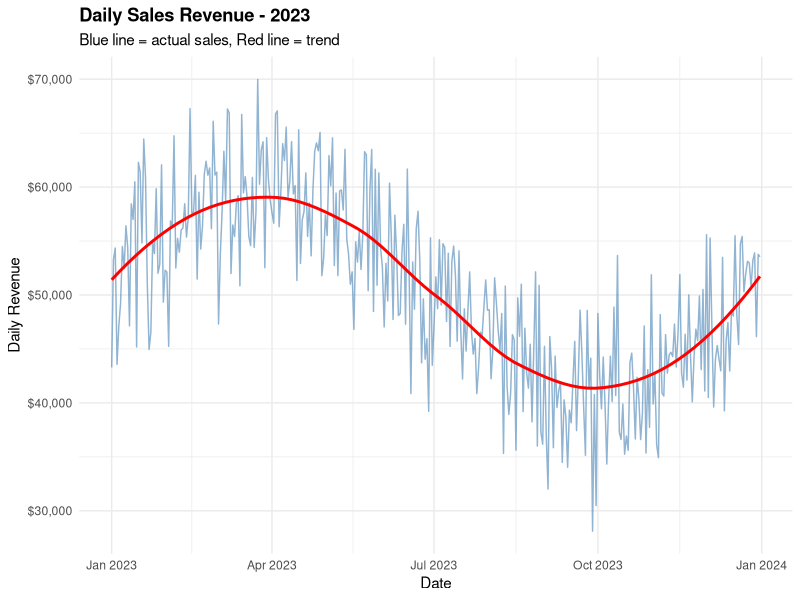
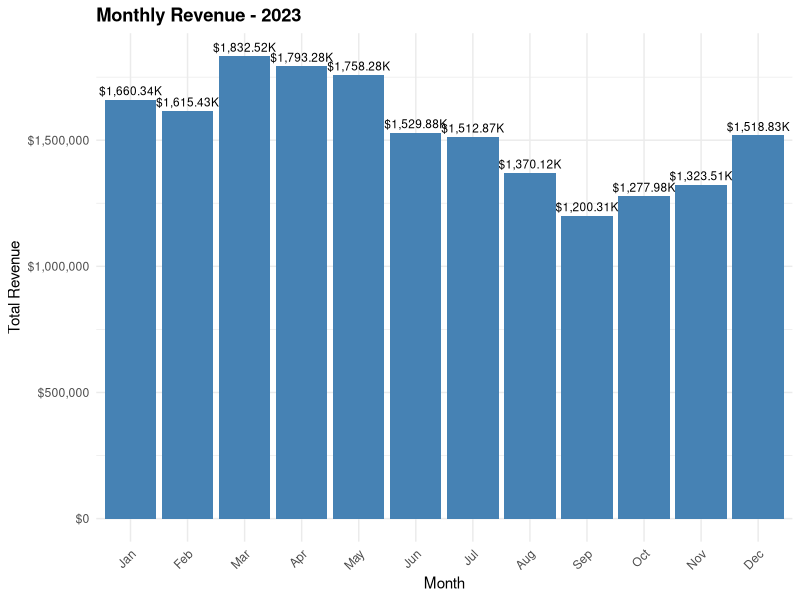
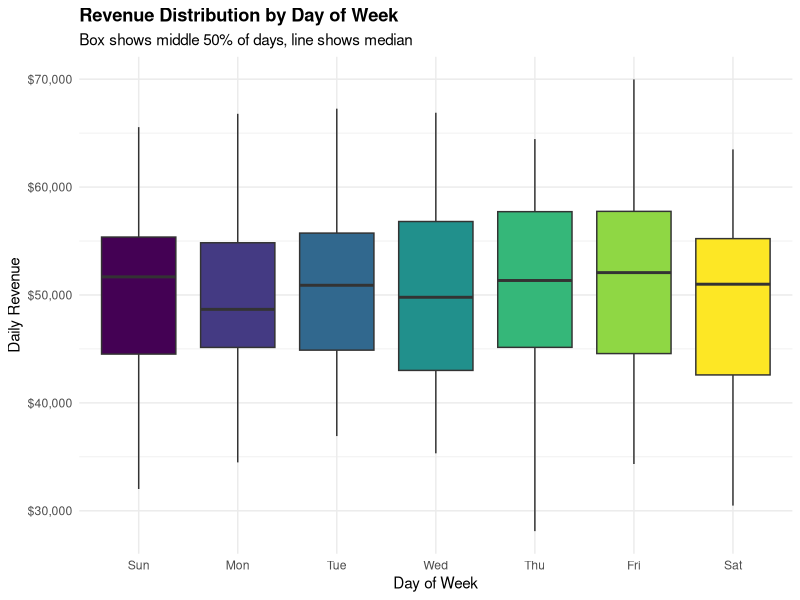
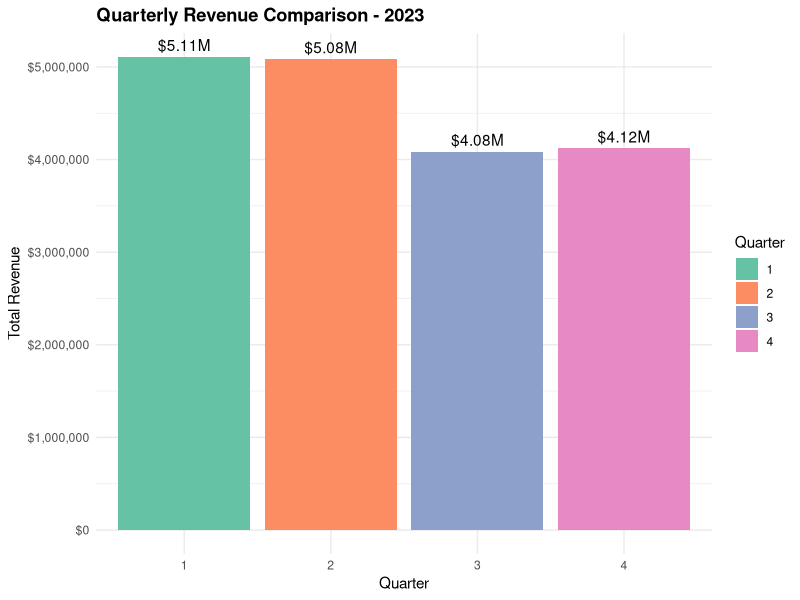
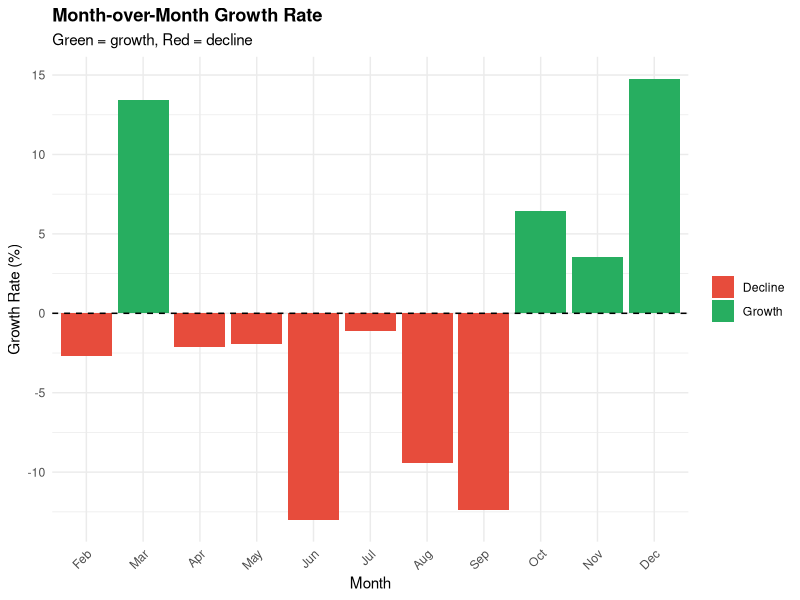

These figures' R source, in order:
# ========================================
# DAY 3: Time Series Visualization
# Sales Trend Analysis Over Time
# ========================================

# Load packages
library(tidyverse)
library(lubridate)  # For working with dates
library(scales)

# ========================================
# PART 1: CREATE TIME SERIES DATA
# ========================================

# WHY: We need dates to track trends over time
# WHAT: Create 365 days of sales data (1 year)

set.seed(456)

# Generate dates for entire year 2023
dates <- seq(from = as.Date("2023-01-01"), 
             to = as.Date("2023-12-31"), 
             by = "day")

# WHY seq(): Creates sequence of dates
# WHAT: Start Jan 1, end Dec 31, increment by 1 day

# Create daily sales data with seasonal pattern
daily_sales <- tibble(
  date = dates,
  # Base sales + seasonal pattern + random variation
  # WHY: Real sales have patterns (high in holidays) + randomness
  daily_revenue = 50000 + 
    10000 * sin(2 * pi * (as.numeric(date) - as.numeric(min(date))) / 365) +  # Seasonal wave
    rnorm(365, 0, 5000)  # Random daily variation
) %>%
  mutate(
    daily_revenue = pmax(daily_revenue, 20000),  # Ensure no negative sales
    # Extract time components from date
    # WHY: We analyze by month, quarter, day of week
    year = year(date),
    month = month(date, label = TRUE),  # Jan, Feb, Mar...
    month_num = month(date),
    quarter = quarter(date),
    day_of_week = wday(date, label = TRUE),  # Mon, Tue, Wed...
    week = week(date),
    day_of_month = day(date)
  )

# Check the data structure
glimpse(daily_sales)
head(daily_sales, 10)

# ========================================
# PART 2: AGGREGATE TO MONTHLY LEVEL
# ========================================

# WHY: Daily data is noisy; monthly shows clearer trends
# WHAT: Sum all daily sales within each month

monthly_sales <- daily_sales %>%
  group_by(year, month, month_num) %>%  # Group by month
  summarize(
    monthly_revenue = sum(daily_revenue),  # Total revenue per month
    avg_daily_revenue = mean(daily_revenue),  # Average per day
    days_in_month = n(),  # Count days
    .groups = "drop"
  ) %>%
  arrange(month_num)  # Sort chronologically

print("Monthly Sales Summary:")
print(monthly_sales)

# ========================================
# PART 3: VISUALIZATIONS
# ========================================

# VISUALIZATION 1: Daily Sales Time Series
# WHY: See daily fluctuations and overall trend
# WHAT: Line chart with all 365 days

plot_daily <- ggplot(daily_sales, aes(x = date, y = daily_revenue)) +
  geom_line(color = "steelblue", alpha = 0.6) +  # Line for trend
  # WHY alpha=0.6: Semi-transparent to see overlaps
  geom_smooth(method = "loess", color = "red", se = FALSE) +  # Smooth trend line
  # WHY geom_smooth: Shows underlying trend without noise
  # WHAT loess: Local regression, fits curve to data
  scale_y_continuous(labels = dollar_format()) +  # Format as dollars
  labs(
    title = "Daily Sales Revenue - 2023",
    subtitle = "Blue line = actual sales, Red line = trend",
    x = "Date",
    y = "Daily Revenue"
  ) +
  theme_minimal() +
  theme(plot.title = element_text(face = "bold"))

print(plot_daily)

# VISUALIZATION 2: Monthly Revenue Bar Chart
# WHY: Compare months easily
# WHAT: Bar chart showing total revenue per month

plot_monthly <- ggplot(monthly_sales, aes(x = month, y = monthly_revenue)) +
  geom_col(fill = "steelblue") +  # Bar chart
  # WHY geom_col: Use when you have exact values
  geom_text(aes(label = dollar(monthly_revenue, scale = 1e-3, suffix = "K")), 
            vjust = -0.5, size = 3) +  # Add labels on top
  # WHY geom_text: Shows exact values for clarity
  scale_y_continuous(labels = dollar_format()) +
  labs(
    title = "Monthly Revenue - 2023",
    x = "Month",
    y = "Total Revenue"
  ) +
  theme_minimal() +
  theme(
    plot.title = element_text(face = "bold"),
    axis.text.x = element_text(angle = 45, hjust = 1)
  )

print(plot_monthly)

# VISUALIZATION 3: Sales by Day of Week
# WHY: Identify weekly patterns (weekends vs weekdays)
# WHAT: Box plot showing distribution by day

plot_weekday <- daily_sales %>%
  ggplot(aes(x = day_of_week, y = daily_revenue, fill = day_of_week)) +
  geom_boxplot() +  # Box plot shows distribution
  # WHY boxplot: Shows median, quartiles, outliers
  # WHAT: Box = middle 50% of data, line = median, dots = outliers
  scale_y_continuous(labels = dollar_format()) +
  labs(
    title = "Revenue Distribution by Day of Week",
    subtitle = "Box shows middle 50% of days, line shows median",
    x = "Day of Week",
    y = "Daily Revenue"
  ) +
  theme_minimal() +
  theme(
    plot.title = element_text(face = "bold"),
    legend.position = "none"
  )

print(plot_weekday)

# VISUALIZATION 4: Quarter Comparison
# WHY: Compare business quarters (Q1, Q2, Q3, Q4)
# WHAT: Bar chart by quarter

quarterly_sales <- daily_sales %>%
  group_by(quarter) %>%
  summarize(
    total_revenue = sum(daily_revenue),
    avg_daily = mean(daily_revenue)
  )

plot_quarterly <- ggplot(quarterly_sales, aes(x = factor(quarter), y = total_revenue)) +
  geom_col(aes(fill = factor(quarter))) +
  geom_text(aes(label = dollar(total_revenue, scale = 1e-6, suffix = "M")), 
            vjust = -0.5) +
  scale_y_continuous(labels = dollar_format()) +
  scale_fill_brewer(palette = "Set2") +
  labs(
    title = "Quarterly Revenue Comparison - 2023",
    x = "Quarter",
    y = "Total Revenue",
    fill = "Quarter"
  ) +
  theme_minimal() +
  theme(plot.title = element_text(face = "bold"))

print(plot_quarterly)

# ========================================
# PART 4: TREND ANALYSIS
# ========================================

# Calculate month-over-month growth
# WHY: Track if business is growing or declining
# WHAT: Compare each month to previous month

monthly_growth <- monthly_sales %>%
  mutate(
    prev_month_revenue = lag(monthly_revenue),  # Previous month's value
    # WHY lag(): Shifts data down one row (gets previous value)
    mom_growth = monthly_revenue - prev_month_revenue,  # Absolute change
    mom_growth_pct = (mom_growth / prev_month_revenue) * 100  # Percentage change
  )

print("Month-over-Month Growth:")
print(monthly_growth %>% select(month, monthly_revenue, mom_growth_pct))

# VISUALIZATION 5: Growth Rate Chart
# WHY: Visualize which months grew vs declined
# WHAT: Bar chart with positive/negative colors

plot_growth <- monthly_growth %>%
  filter(!is.na(mom_growth_pct)) %>%  # Remove first month (no previous data)
  ggplot(aes(x = month, y = mom_growth_pct, fill = mom_growth_pct > 0)) +
  geom_col() +
  # WHY fill by positive/negative: Visual indicator of growth vs decline
  scale_fill_manual(values = c("TRUE" = "#27ae60", "FALSE" = "#e74c3c"),
                    labels = c("Decline", "Growth")) +
  geom_hline(yintercept = 0, linetype = "dashed") +  # Zero line
  labs(
    title = "Month-over-Month Growth Rate",
    subtitle = "Green = growth, Red = decline",
    x = "Month",
    y = "Growth Rate (%)",
    fill = NULL
  ) +
  theme_minimal() +
  theme(
    plot.title = element_text(face = "bold"),
    axis.text.x = element_text(angle = 45, hjust = 1)
  )

print(plot_growth)

# ========================================
# PART 5: KEY INSIGHTS
# ========================================

cat("\n========== TIME SERIES INSIGHTS ==========\n\n")

# Total annual metrics
total_revenue <- sum(daily_sales$daily_revenue)
avg_daily <- mean(daily_sales$daily_revenue)
best_month <- monthly_sales %>% slice_max(monthly_revenue, n = 1)
worst_month <- monthly_sales %>% slice_min(monthly_revenue, n = 1)

cat("ANNUAL SUMMARY:\n")
cat("Total Revenue 2023:", dollar(total_revenue), "\n")
cat("Average Daily Revenue:", dollar(avg_daily), "\n\n")

cat("BEST PERFORMING MONTH:\n")
cat(as.character(best_month$month), "-", dollar(best_month$monthly_revenue), "\n\n")

cat("LOWEST PERFORMING MONTH:\n")
cat(as.character(worst_month$month), "-", dollar(worst_month$monthly_revenue), "\n\n")

# Best day of week
best_weekday <- daily_sales %>%
  group_by(day_of_week) %>%
  summarize(avg_revenue = mean(daily_revenue)) %>%
  slice_max(avg_revenue, n = 1)

cat("BEST DAY OF WEEK:\n")
cat(as.character(best_weekday$day_of_week), "- Avg:", dollar(best_weekday$avg_revenue), "\n\n")

# Calculate trend direction
first_half <- sum(monthly_sales$monthly_revenue[1:6])
second_half <- sum(monthly_sales$monthly_revenue[7:12])
trend <- ifelse(second_half > first_half, "GROWING", "DECLINING")

cat("OVERALL TREND:\n")
cat("First Half:", dollar(first_half), "\n")
cat("Second Half:", dollar(second_half), "\n")
cat("Business is", trend, "\n\n")

cat("==========================================\n")

# ========================================
# PART 6: SAVE YOUR WORK
# ========================================

# Save data
write_csv(daily_sales, "day03_daily_sales.csv")
write_csv(monthly_sales, "day03_monthly_sales.csv")

# Save plots (optional - uncomment to save)
# ggsave("day03_daily_trend.png", plot_daily, width = 12, height = 6)
# ggsave("day03_monthly_bars.png", plot_monthly, width = 10, height = 6)

cat("Data and analysis saved!\n")






##📋 DAY 3 TASKS:
# Step 1: Run the code above section by section
# Step 2: Understand each WHAT and WHY comment
# Step 3: Answer these questions:
  
# What does lag() do and why is it useful? Shifts data down one row (gets previous value)
# Which month had highest revenue? March 
# Which day of week performs best? Friday
# Is the business growing or declining in 2nd half vs 1st half?growing in 1st half declining in 2nd half